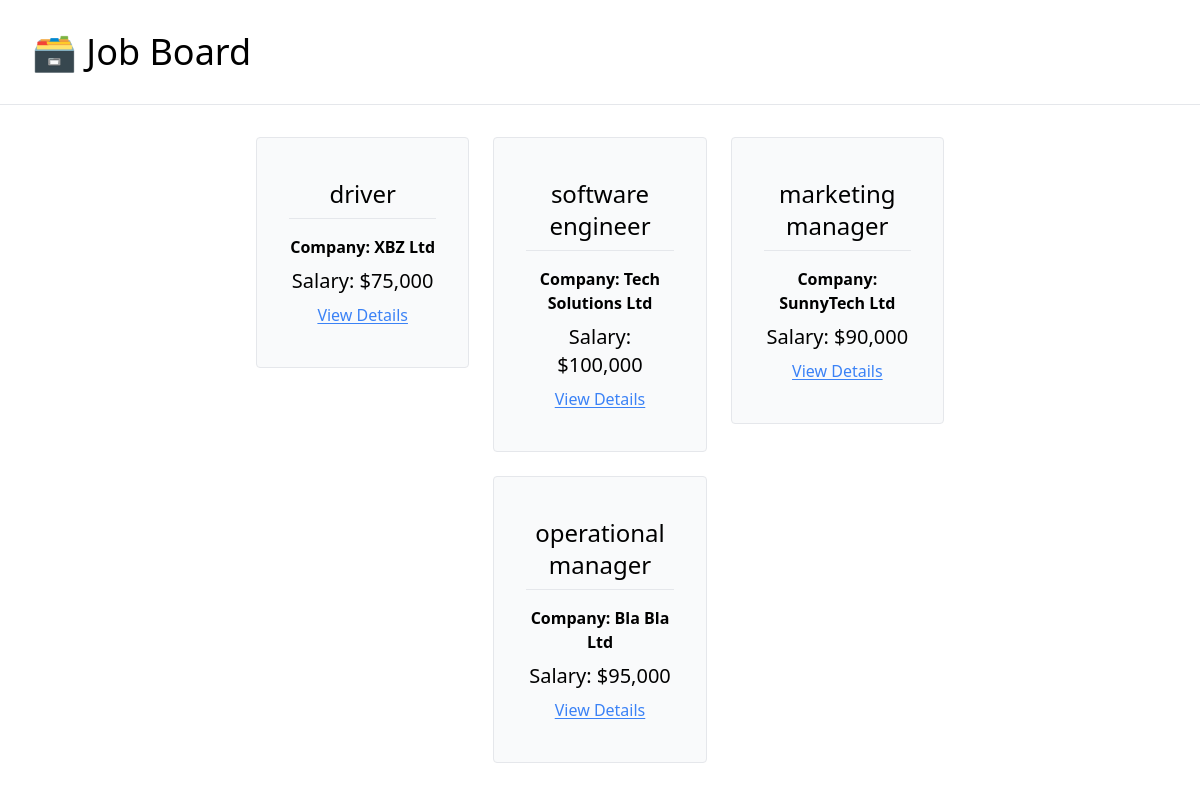
The page / on the database its author committed.
### job_board/models.py (models this page shows)
class JobPosting(models.Model):
    title = models.CharField(max_length=100)
    description = models.TextField()
    company = models.CharField(max_length=100)
    salary = models.IntegerField()
    is_active = models.BooleanField(default=False)

### job_board/views.py (the view)
# urls.py: path('', index, name='home'),
def index(request):
    active_postings = JobPosting.objects.filter(is_active=True)
    context = {'job_postings': active_postings
               }
    return render(request, 'index.html', context)

### job_board/Templates/index.html
{% extends '_base.html' %}
{% load humanize %}
{% block content %}
    <div class="flex justify-center w-10/12 mx-auto flex-wrap gap-6">
        {% for posting in job_postings %}
            <a class="w-1/4 text-center" href="{% url 'job_detail' posting.pk %}">
                <div class="border rounded px-8 py-10 bg-gray-50 hover:bg-gray-100 hover:cursor-pointer">
                    <p class="text-2xl pb-2">{{ posting.title }}</p>
                    <hr class="py-2">
                    <p class="font-semibold pb-2">Company: {{ posting.company }}</p>
                    <p class="text-xl pb-2">Salary: ${{ posting.salary|intcomma }}</p>
                    <p class="underline underline-offset-2 text-blue-500 hover:text-blue-400">View Details</p>
                </div>
            </a>
        {% endfor %}
    </div>
{% endblock content %}

### job_board/Templates/_base.html (shortened to what this page needs)
<!DOCTYPE html>
<html lang="en">
<head>
    <script src="https://cdn.tailwindcss.com"></script>
</head>
<body>
    <div class="mb-8">
        <h1 class="text-4xl py-8 pl-8">
        <a href="{% url 'home' %}">
                🗃️ Job Board
            </a>
        </h1>
        <hr>
    </div>
    <div class="container mx-auto mb-8">
        {% block content%}
        {% endblock content %}
    </div>
</body>
</html>

### rows shown on the page
JobPosting: title "driver", company "XBZ Ltd", salary "75,000"
JobPosting: title "software engineer", company "Tech Solutions Ltd", salary "100,000"
JobPosting: title "marketing manager", company "SunnyTech Ltd", salary "90,000"
JobPosting: title "operational manager", company "Bla Bla Ltd", salary "95,000"
